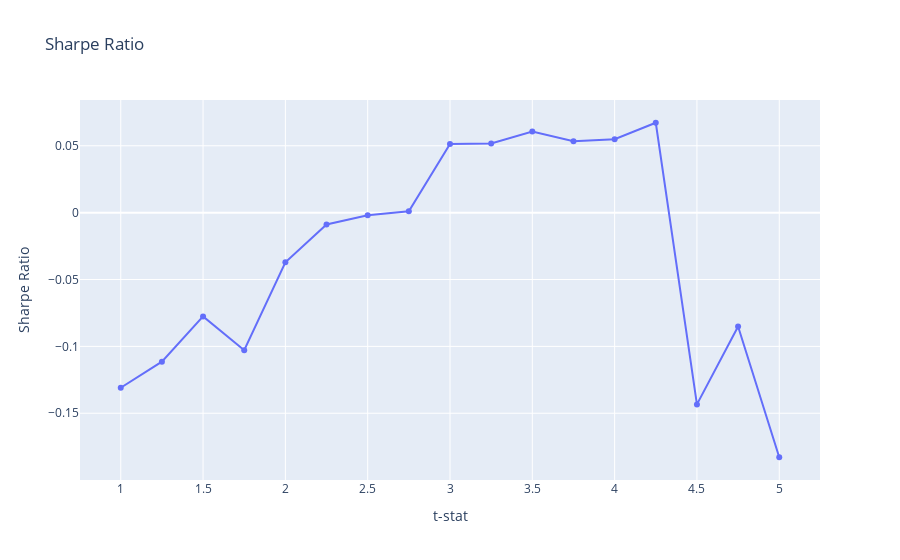

The code cell stored with this chart in its notebook:
### Code cell
fig = go.Figure()
fig.add_trace(go.Scatter(x=results["t_stat"], y=results["sharpe"], mode="lines+markers", name="Sharpe Ratio"))
# add title
fig.update_layout(title="Sharpe Ratio", xaxis_title="t-stat", yaxis_title="Sharpe Ratio")
fig.show()

### Figure 1 — Plotly figure (JSON) as saved in the notebook; plotly's stock layout.template omitted (floating-point values rounded to 4 significant figures)
{"data": [{"mode": "lines+markers", "name": "Sharpe Ratio", "type": "scatter", "x": [1, 1.25, 1.5, 1.75, 2, 2.25, 2.5, 2.75, 3, 3.25, 3.5, 3.75, 4, 4.25, 4.5, 4.75, 5], "y": [-0.1309, -0.1114, -0.07762, -0.1028, -0.03708, -0.008902, -0.002012, 0.001026, 0.05138, 0.05176, 0.06062, 0.05335, 0.05489, 0.0672, -0.1434, -0.0851, -0.1829]}], "layout": {"title": {"text": "Sharpe Ratio"}, "xaxis": {"title": {"text": "t-stat"}}, "yaxis": {"title": {"text": "Sharpe Ratio"}}}}
